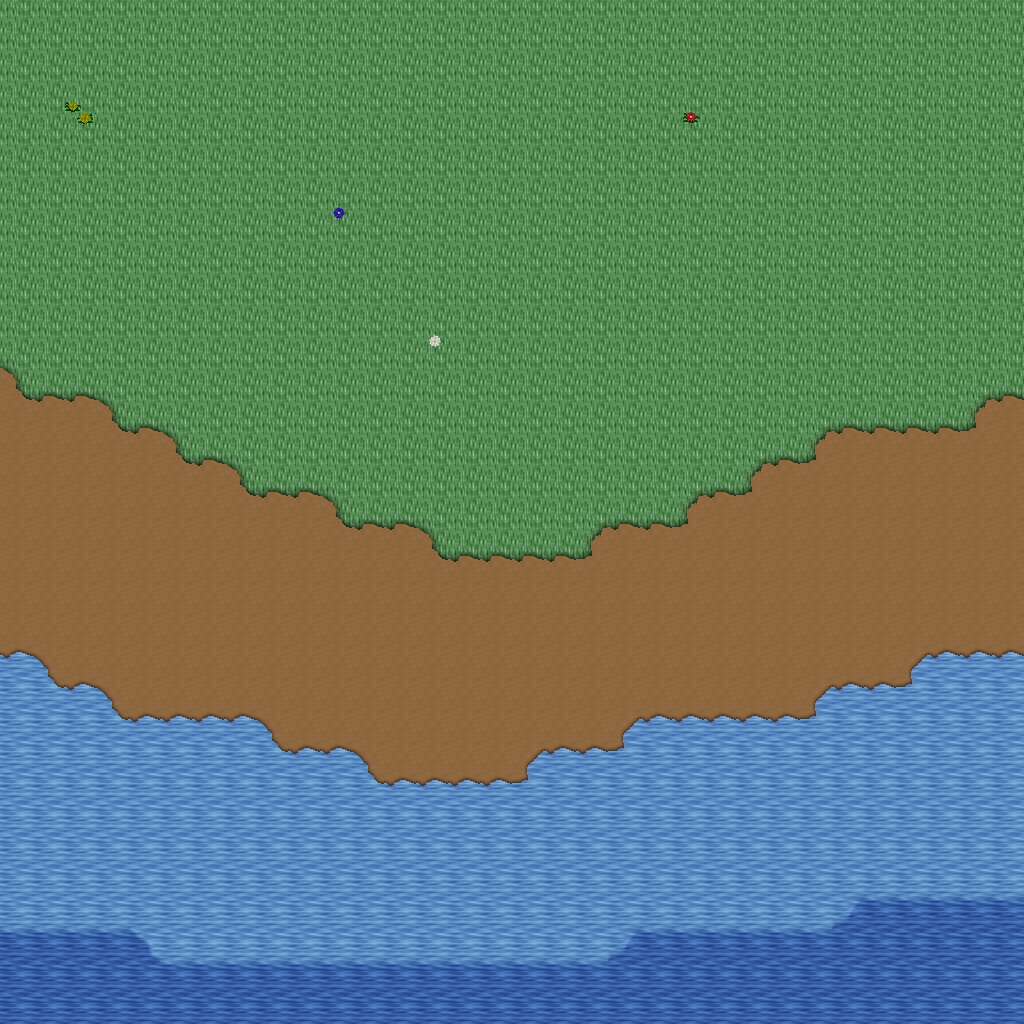

This game map was drawn from its Tiled (.tmx) file and the tilesets committed beside it. A one-line description and the trimmed map source follow:
An orthogonal 32x32 tile map with 32x32 px tiles, 5 tile layers (Ground, Objects, Objects2, Above, ...), 1 hidden layer not drawn, 42 tilesets.

<map version="1.10" tiledversion="1.11.0" orientation="orthogonal" renderorder="right-down" width="32" height="32" tilewidth="32" tileheight="32" infinite="0" nextlayerid="11" nextobjectid="1">
 <tileset firstgid="1" name="logic_collision" tilewidth="32" tileheight="32" tilecount="1" columns="1">
  <image source="../drawable/logic_collision.png" width="32" height="32" />
 </tileset>
 <tileset firstgid="2" name="ground_ground" tilewidth="32" tileheight="32" tilecount="33" columns="3">
  <image source="../drawable/ground_ground.png" width="96" height="352" />
 </tileset>
 <tileset firstgid="35" name="building_castle" tilewidth="32" tileheight="32" tilecount="320" columns="20">
  <image source="../drawable/building_castle.png" width="640" height="512" />
 </tileset>
 <tileset firstgid="355" name="item_weapon_cannon" tilewidth="32" tileheight="32" tilecount="12" columns="3">
  <image source="../drawable/item_weapon_cannon.png" width="96" height="128" />
 </tileset>
 <tileset firstgid="367" name="item_pot_barrels_1" tilewidth="32" tileheight="32" tilecount="8" columns="4">
  <image source="../drawable/item_pot_barrels_1.png" width="128" height="64" />
 </tileset>
 <tileset firstgid="375" name="ground_water_pool" tilewidth="32" tileheight="32" tilecount="72" columns="3">
  <image source="../drawable/ground_water_pool.png" width="96" height="768" />
 </tileset>
 <tileset firstgid="447" name="ground_earth_edges" tilewidth="32" tileheight="32" tilecount="18" columns="6">
  <image source="../drawable/ground_earth_edges.png" width="192" height="96" />
 </tileset>
 <tileset firstgid="465" name="ground_grass_edges" tilewidth="32" tileheight="32" tilecount="36" columns="12">
  <image source="../drawable/ground_grass_edges.png" width="384" height="96" />
 </tileset>
 <tileset firstgid="501" name="ground_grass_corners" tilewidth="32" tileheight="32" tilecount="24" columns="6">
  <image source="../drawable/ground_grass_corners.png" width="192" height="128" />
 </tileset>
 <tileset firstgid="525" name="plant_tree_tree_darkgreen" tilewidth="32" tileheight="32" tilecount="88" columns="8">
  <image source="../drawable/plant_tree_tree_darkgreen.png" width="256" height="352" />
 </tileset>
 <tileset firstgid="613" name="plant_stump_stump_vertical" tilewidth="32" tileheight="32" tilecount="1" columns="1">
  <image source="../drawable/plant_stump_stump_vertical.png" width="32" height="32" />
 </tileset>
 <tileset firstgid="614" name="building_decoration_pool" tilewidth="32" tileheight="32" tilecount="9" columns="3">
  <image source="../drawable/building_decoration_pool.png" width="96" height="96" />
 </tileset>
 <tileset firstgid="623" name="plant_vine" tilewidth="32" tileheight="32" tilecount="3" columns="1">
  <image source="../drawable/plant_vine.png" width="32" height="96" />
 </tileset>
 <tileset firstgid="626" name="plant_flower_leafy_daisy_red" tilewidth="32" tileheight="32" tilecount="8" columns="2">
  <image source="../drawable/plant_flower_leafy_daisy_red.png" width="64" height="128" />
 </tileset>
 <tileset firstgid="634" name="plant_flower_daisy_blue" tilewidth="32" tileheight="32" tilecount="8" columns="2">
  <image source="../drawable/plant_flower_daisy_blue.png" width="64" height="128" />
 </tileset>
 <tileset firstgid="642" name="plant_flower_daisy_white" tilewidth="32" tileheight="32" tilecount="8" columns="2">
  <image source="../drawable/plant_flower_daisy_white.png" width="64" height="128" />
 </tileset>
 <tileset firstgid="650" name="plant_flower_leafy_daisy_yellow" tilewidth="32" tileheight="32" tilecount="8" columns="2">
  <image source="../drawable/plant_flower_leafy_daisy_yellow.png" width="64" height="128" />
 </tileset>
 <tileset firstgid="658" name="plant_flower_foxgloves" tilewidth="32" tileheight="32" tilecount="4" columns="2">
  <image source="../drawable/plant_flower_foxgloves.png" width="64" height="64" />
 </tileset>
 <tileset firstgid="662" name="plant_tree_locust_tree" tilewidth="32" tileheight="32" tilecount="20" columns="4">
  <image source="../drawable/plant_tree_locust_tree.png" width="128" height="160" />
 </tileset>
 <tileset firstgid="682" name="furniture_chair_bench_iron" tilewidth="32" tileheight="32" tilecount="4" columns="2">
  <image source="../drawable/furniture_chair_bench_iron.png" width="64" height="64" />
 </tileset>
 <tileset firstgid="686" name="item_statue_seahorse" tilewidth="32" tileheight="32" tilecount="12" columns="4">
  <image source="../drawable/item_statue_seahorse.png" width="128" height="96" />
 </tileset>
 <tileset firstgid="698" name="building_decoration_chimney_brown_stacks" tilewidth="32" tileheight="32" tilecount="2" columns="1">
  <image source="../drawable/building_decoration_chimney_brown_stacks.png" width="32" height="64" />
 </tileset>
 <tileset firstgid="700" name="plant_flower_small_flower_bed_2" tilewidth="32" tileheight="32" tilecount="12" columns="3">
  <image source="../drawable/plant_flower_small_flower_bed_2.png" width="96" height="128" />
 </tileset>
 <tileset firstgid="712" name="plant_flower_flower_bed_1" tilewidth="32" tileheight="32" tilecount="35" columns="7">
  <image source="../drawable/plant_flower_flower_bed_1.png" width="224" height="160" />
 </tileset>
 <tileset firstgid="747" name="plant_flower_pointed_yellow" tilewidth="32" tileheight="32" tilecount="2" columns="2">
  <image source="../drawable/plant_flower_pointed_yellow.png" width="64" height="32" />
 </tileset>
 <tileset firstgid="749" name="plant_flower_red_white" tilewidth="32" tileheight="32" tilecount="16" columns="4">
  <image source="../drawable/plant_flower_red_white.png" width="128" height="128" />
 </tileset>
 <tileset firstgid="765" name="building_decoration_chimney" tilewidth="32" tileheight="32" tilecount="2" columns="1">
  <image source="../drawable/building_decoration_chimney.png" width="32" height="64" />
 </tileset>
 <tileset firstgid="767" name="furniture_light_lamp_blue" tilewidth="32" tileheight="32" tilecount="3" columns="1">
  <image source="../drawable/furniture_light_lamp_blue.png" width="32" height="96" />
 </tileset>
 <tileset firstgid="770" name="light_dim_light_7x5" tilewidth="32" tileheight="32" tilecount="35" columns="7">
  <image source="../drawable/light_dim_light_7x5.png" width="224" height="160" />
 </tileset>
 <tileset firstgid="805" name="plant_tree_fall_trees" tilewidth="32" tileheight="32" tilecount="40" columns="8">
  <image source="../drawable/plant_tree_fall_trees.png" width="256" height="160" />
 </tileset>
 <tileset firstgid="845" name="logic_item_resources" tilewidth="32" tileheight="32" tilecount="6" columns="6">
  <image source="../drawable/logic_item_resources.png" width="192" height="32" />
 </tileset>
 <tileset firstgid="851" name="logic_item_mushroom" tilewidth="32" tileheight="32" tilecount="6" columns="6">
  <image source="../drawable/logic_item_mushroom.png" width="192" height="32" />
 </tileset>
 <tileset firstgid="857" name="logic_creature_animal" tilewidth="32" tileheight="32" tilecount="32" columns="8">
  <image source="../drawable/logic_creature_animal.png" width="256" height="128" />
 </tileset>
 <tileset firstgid="889" name="plant_leaves" tilewidth="32" tileheight="32" tilecount="8" columns="4">
  <image source="../drawable/plant_leaves.png" width="128" height="64" />
 </tileset>
 <tileset firstgid="897" name="plant_flower_planted_containers" tilewidth="32" tileheight="32" tilecount="16" columns="4">
  <image source="../drawable/plant_flower_planted_containers.png" width="128" height="128" />
 </tileset>
 <tileset firstgid="913" name="building_decoration_banner" tilewidth="32" tileheight="32" tilecount="12" columns="1">
  <image source="../drawable/building_decoration_banner.png" width="32" height="384" />
 </tileset>
 <tileset firstgid="925" name="building_cottage" tilewidth="32" tileheight="32" tilecount="256" columns="16">
  <image source="../drawable/building_cottage.png" width="512" height="512" />
 </tileset>
 <tileset firstgid="1181" name="logic_portal" tilewidth="32" tileheight="32" tilecount="24" columns="8">
  <image source="../drawable/logic_portal.png" width="256" height="96" />
 </tileset>
 <tileset firstgid="1205" name="building_door_doors" tilewidth="32" tileheight="32" tilecount="256" columns="16">
  <image source="../drawable/building_door_doors.png" width="512" height="512" />
 </tileset>
 <tileset firstgid="1461" name="building_roof_thatched_roof" tilewidth="32" tileheight="32" tilecount="256" columns="16">
  <image source="../drawable/building_roof_thatched_roof.png" width="512" height="512" />
 </tileset>
 <tileset firstgid="1717" name="building_window_windows" tilewidth="32" tileheight="32" tilecount="256" columns="16">
  <image source="../drawable/building_window_windows.png" width="512" height="512" />
 </tileset>
 <tileset firstgid="1973" name="ground_ground_3" tilewidth="32" tileheight="32" tilecount="5" columns="5">
  <image source="../drawable/ground_ground_3.png" width="160" height="32" />
 </tileset>
 <layer id="1" name="Ground" width="32" height="32">
  <data>[1024 cells, 1024 non-empty, 7 distinct tile ids]</data>
 </layer>
 <layer id="2" name="Objects" width="32" height="32">
  <data>[1024 cells, 87 non-empty, 14 distinct tile ids]</data>
 </layer>
 <layer id="3" name="Objects2" width="32" height="32">
  <data>[1024 cells, 0 non-empty, 0 distinct tile ids]</data>
 </layer>
 <layer id="4" name="Above" width="32" height="32">
  <data>[1024 cells, 0 non-empty, 0 distinct tile ids]</data>
 </layer>
 <layer id="5" name="Above2" width="32" height="32">
  <data>[1024 cells, 0 non-empty, 0 distinct tile ids]</data>
 </layer>
 <layer id="6" name="Walkable" width="32" height="32" visible="0">
  <data>[1024 cells, 85 non-empty, 1 distinct tile ids]</data>
 </layer>
 <objectgroup id="7" name="Mapevents" />
 <objectgroup id="8" name="Spawn" />
 <objectgroup id="9" name="Keys" />
 <objectgroup id="10" name="Replace" />
</map>
